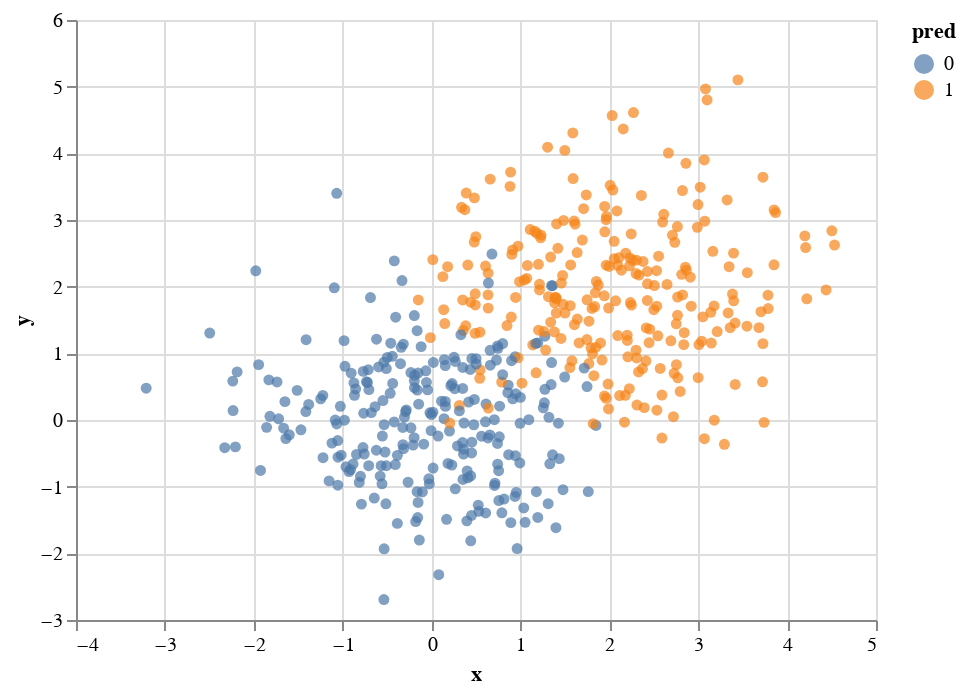

Notebook code for this chart:
### Markdown cell above
This chart looks almost identical to the true data.  Even though the boundaries are linear, some of the regions are so small that we can't even tell where the boundaries are.  (Here we are coloring the true input points.  It would also be interesting to color many more random points in this area... then some of the boundaries would be more apparent.  That is what we were rushing through at the end of class last Friday.)  Because this picture looks pretty complicated, that is evidence of overfitting.

### Code cell
make_chart(clf, X)

### Figure 1 — Vega-Lite specification as saved in the notebook (floating-point values rounded to 4 significant figures; data arrays with more than 128 entries replaced by an {"elided": "..."} marker saying what was removed)
{"config": {"view": {"continuousWidth": 400, "continuousHeight": 300}}, "data": {"name": "data-a80448a47969f700a18a847c16b5210f"}, "mark": "circle", "encoding": {"color": {"field": "pred", "type": "nominal"}, "x": {"field": "x", "type": "quantitative"}, "y": {"field": "y", "type": "quantitative"}}, "$schema": "https://vega.github.io/schema/vega-lite/v4.17.0.json", "datasets": {"data-a80448a47969f700a18a847c16b5210f": {"elided": "500 records"}}}
